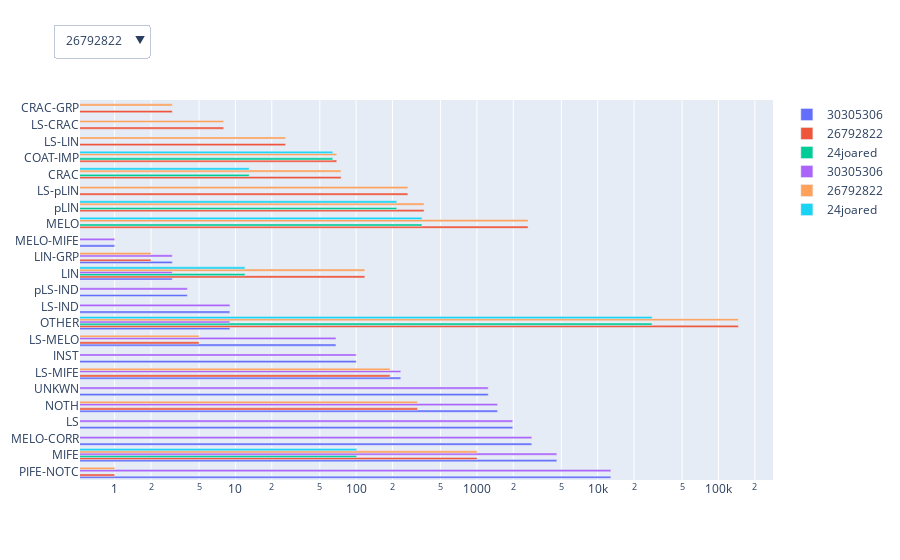

This figure's notebook cell:
### Code cell
#fig2 = go.Figure()

x1 = df_own[df_own['lineshort'] == '30305306']['feature']
y1 = df_own[df_own['lineshort'] == '30305306']['ctn']
# Add Traces
fig2.add_trace(
    go.Bar(x=df_own[df_own['lineshort'] == '30305306']['ctn'],y=df_own[df_own['lineshort'] == '30305306']['feature'],
           name = '30305306', orientation='h',
   )
)

fig2.add_trace(
    go.Bar(x=df_own[df_own['lineshort'] == '26792822']['ctn'],y=df_own[df_own['lineshort'] == '26792822']['feature'],
           name = '26792822', orientation='h',
   )
)

fig2.add_trace(
    go.Bar(x=df_own[df_own['lineshort'] == '24joared']['ctn'],y=df_own[df_own['lineshort'] == '24joared']['feature'],
           name = '24joared', orientation='h',
   )
)


fig2.update_layout(
   updatemenus = [
      go.layout.Updatemenu(
         type = "dropdown", direction = "down", active = 0, x = 0.1, y = 1.2,
         buttons = list(
            [
                dict(
                  label = "26792822", method = "update", 
                  args = [{"visible": [False, True]},{"title": "line: 26792822"}]
                ),
               dict(
                  label = "30305306", method = "update",
                  args = [{"visible": [True, False]},{"title": "line: 30305306"} ]
               ),
               
               dict(
                  label = "24joared", method = "update",
                  args = [{"visible": [True, False]},{"title": "line: 24joared"} ]
               ),
                
            ]
         )
      )
   ]
)

fig2.update_xaxes(type='log')
plotly.offline.iplot(fig2)

### Figure 1 — Plotly figure (JSON) as saved in the notebook; plotly's stock layout.template omitted (floating-point values rounded to 4 significant figures)
{"data": [{"name": "30305306", "orientation": "h", "type": "bar", "x": [12839, 4587, 2844, 1979, 1481, 1240, 234, 100, 68, 9, 9, 4, 3, 3, 1], "y": ["PIFE-NOTC", "MIFE", "MELO-CORR", "LS", "NOTH", "UNKWN", "LS-MIFE", "INST", "LS-MELO", "OTHER", "LS-IND", "pLS-IND", "LIN", "LIN-GRP", "MELO-MIFE"]}, {"name": "26792822", "orientation": "h", "type": "bar", "x": [146138, 2652, 1003, 365, 322, 268, 191, 118, 75, 69, 26, 8, 5, 3, 2, 1], "y": ["OTHER", "MELO", "MIFE", "pLIN", "NOTH", "LS-pLIN", "LS-MIFE", "LIN", "CRAC", "COAT-IMP", "LS-LIN", "LS-CRAC", "LS-MELO", "CRAC-GRP", "LIN-GRP", "PIFE-NOTC"]}, {"name": "24joared", "orientation": "h", "type": "bar", "x": [28191, 351, 217, 101, 64, 13, 12], "y": ["OTHER", "MELO", "pLIN", "MIFE", "COAT-IMP", "CRAC", "LIN"]}, {"name": "30305306", "orientation": "h", "type": "bar", "x": [12839, 4587, 2844, 1979, 1481, 1240, 234, 100, 68, 9, 9, 4, 3, 3, 1], "y": ["PIFE-NOTC", "MIFE", "MELO-CORR", "LS", "NOTH", "UNKWN", "LS-MIFE", "INST", "LS-MELO", "OTHER", "LS-IND", "pLS-IND", "LIN", "LIN-GRP", "MELO-MIFE"]}, {"name": "26792822", "orientation": "h", "type": "bar", "x": [146138, 2652, 1003, 365, 322, 268, 191, 118, 75, 69, 26, 8, 5, 3, 2, 1], "y": ["OTHER", "MELO", "MIFE", "pLIN", "NOTH", "LS-pLIN", "LS-MIFE", "LIN", "CRAC", "COAT-IMP", "LS-LIN", "LS-CRAC", "LS-MELO", "CRAC-GRP", "LIN-GRP", "PIFE-NOTC"]}, {"name": "24joared", "orientation": "h", "type": "bar", "x": [28191, 351, 217, 101, 64, 13, 12], "y": ["OTHER", "MELO", "pLIN", "MIFE", "COAT-IMP", "CRAC", "LIN"]}], "layout": {"updatemenus": [{"active": 0, "buttons": [{"args": [{"visible": [false, true]}, {"title": "line: 26792822"}], "label": "26792822", "method": "update"}, {"args": [{"visible": [true, false]}, {"title": "line: 30305306"}], "label": "30305306", "method": "update"}, {"args": [{"visible": [true, false]}, {"title": "line: 24joared"}], "label": "24joared", "method": "update"}], "direction": "down", "type": "dropdown", "x": 0.1, "y": 1.2}], "xaxis": {"type": "log"}}}
